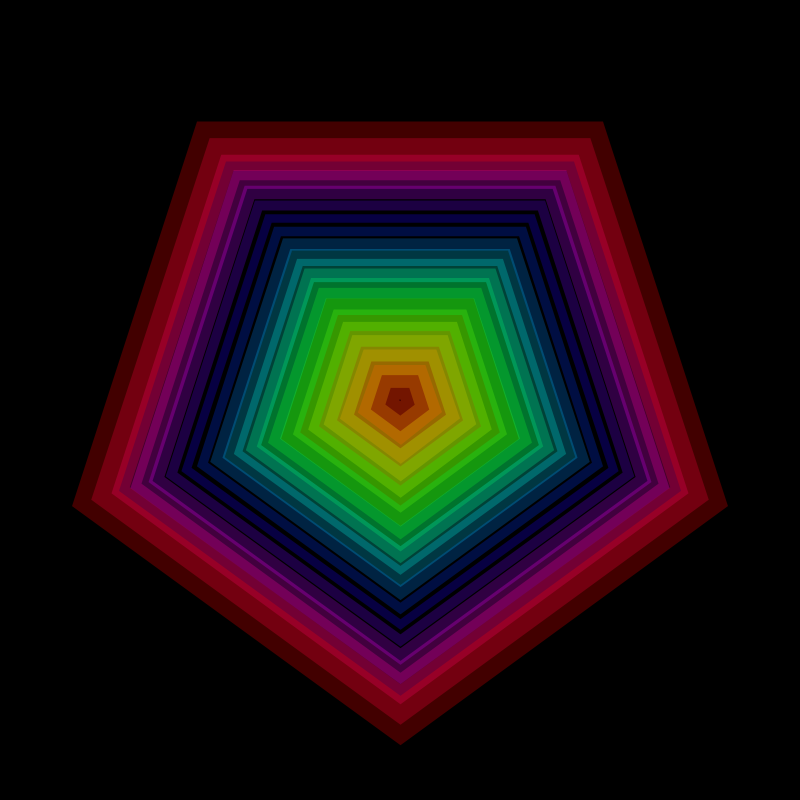
Frame 1 (no input)
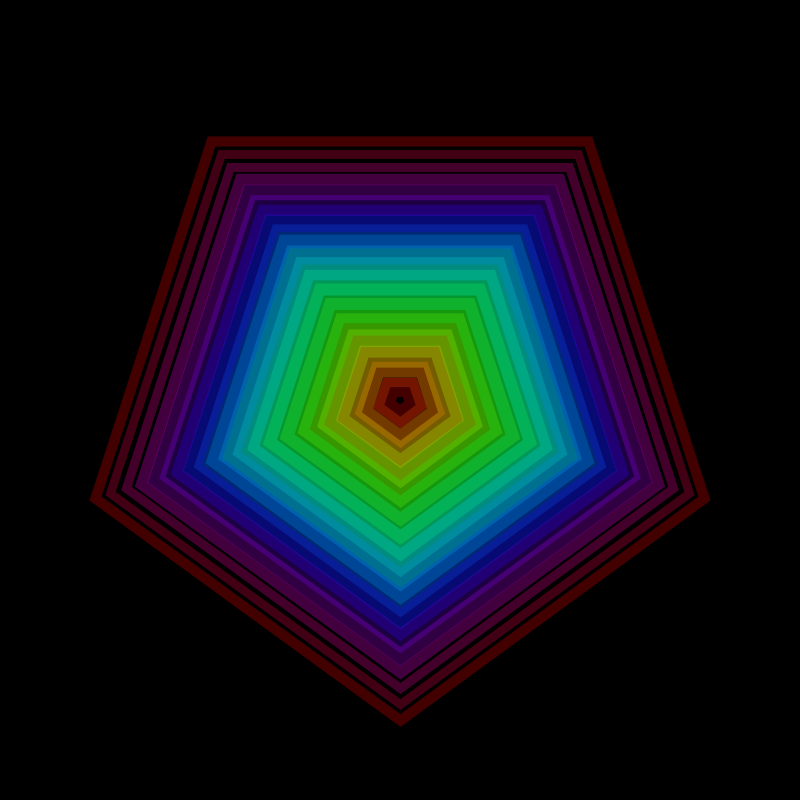
Frame 60 (the mouse pressed at the canvas centre just before this capture)
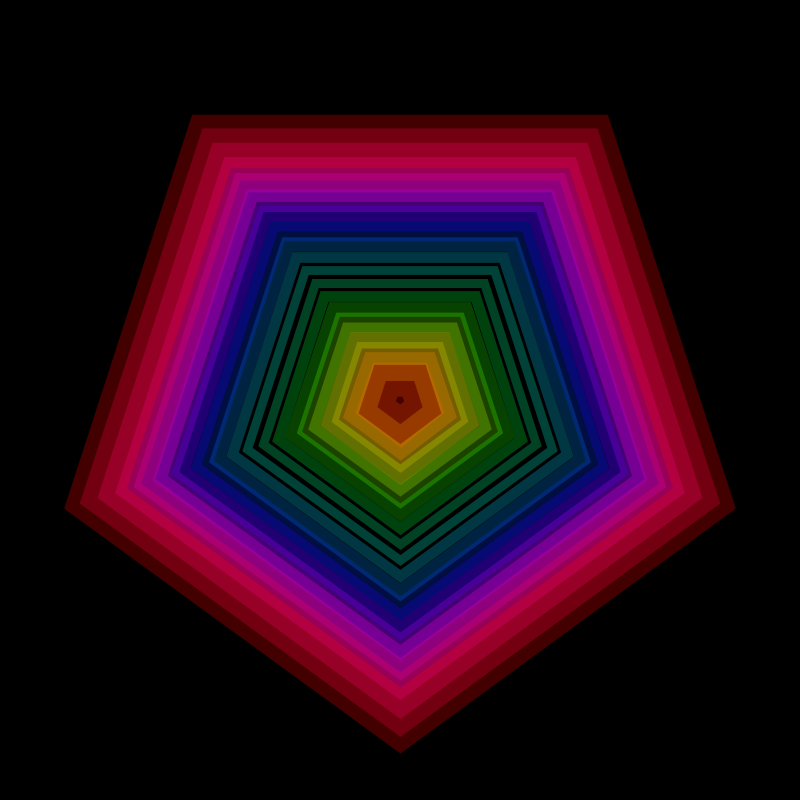
Frame 120 (the mouse held since frame 60 and released just before this capture)

The Processing sketch that drew these frames (run headless with seeded random() and noise(); from frame 60 on, the mouse is pressed at the canvas centre):

// Processing sketch: sketch_190720d
// ── sketch_190720d.pde
float deg;
float rad;
float pingPong;
float sw;
float s;
float rot;
float num;

void setup() {
  size(800, 800);
  colorMode(HSB);
}


void draw() {
  background(0);
  noFill();
  num = 20.0;
  //用i让每一次正弦波的弧度都不一样
  for (int i=1; i<=num; i++) {  //i=圈的个数
    //stroke(noise(i)*255,noise(i+20)*255,noise(i+40)*255,100);
    deg = (millis()+136*i)/8.0;  //第一个参数：调整一个循环的大小；第二个参数：调整循环速度的大小
    rad = radians(deg);
    pingPong = sin(rad);
    //不同节奏的来回往复用在笔触上
    sw = map(pingPong, -1.0, 1.0, 8.6, 53.4);//第3,4个参数：调整单个环的笔触大小
    strokeWeight(sw);
    //s = map(pingPong, -1.0, 1.0, 0.0, 255.0);
    s = map(i, 1, 20, 0.0, 255.0);
    stroke(s, 255, 255, 66);//带一点透明

    drawPolygon(width/2,height/2,i*16,5);
    //drawPolygon1(i*16, 5);
  }
}

//画多边形方法1 cx, cy=中心坐标 r=点到中心的距离 count=点数/边数
void drawPolygon(int cx, int cy, 
  float r, int count) {
  pushMatrix();
  translate(cx, cy);
  beginShape();
  for (int i=1; i <=count; i++) {
    float unit = 360/count;
    float x = r*sin(radians(unit*i));
    float y = r*cos(radians(unit*i));
    vertex(x, y);
  }
  endShape(CLOSE);
  popMatrix();
}

//画多边形方法2 r=点到中心的距离 count=点数/边数
void drawPolygon1(float r, int count) {
  beginShape();
  for (int i=1; i <=count; i++) {
    float unit = 360/count;
    float x = r*sin(radians(unit*i));
    float y = r*cos(radians(unit*i));
    vertex(x, y);
  }
  endShape(CLOSE);
}
